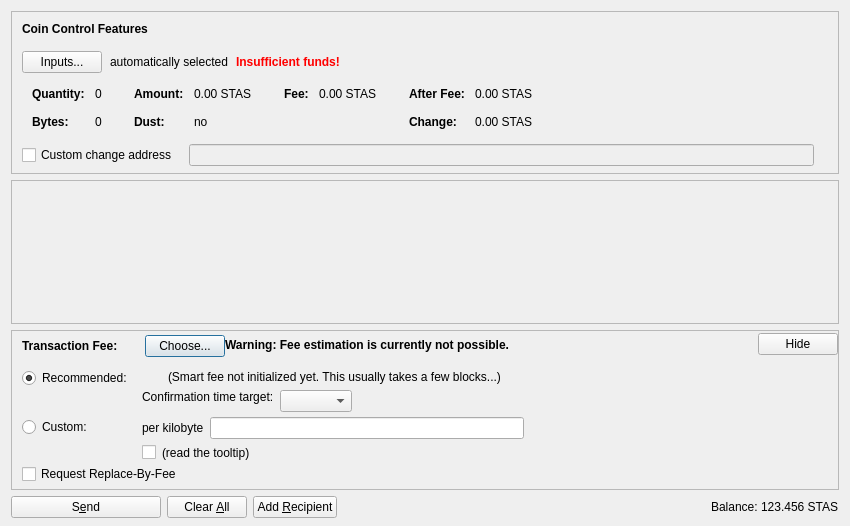
<?xml version="1.0" encoding="UTF-8"?>
<ui version="4.0">
 <class>SendCoinsDialog</class>
 <widget class="QDialog" name="SendCoinsDialog">
  <property name="geometry">
   <rect>
    <x>0</x>
    <y>0</y>
    <width>850</width>
    <height>526</height>
   </rect>
  </property>
  <property name="windowTitle">
   <string>Send Coins</string>
  </property>
  <layout class="QVBoxLayout" name="verticalLayout" stretch="0,1,0,0">
   <property name="bottomMargin">
    <number>8</number>
   </property>
   <item>
    <widget class="QFrame" name="frameCoinControl">
     <property name="sizePolicy">
      <sizepolicy hsizetype="Expanding" vsizetype="Expanding">
       <horstretch>0</horstretch>
       <verstretch>0</verstretch>
      </sizepolicy>
     </property>
     <property name="maximumSize">
      <size>
       <width>16777215</width>
       <height>16777215</height>
      </size>
     </property>
     <property name="frameShape">
      <enum>QFrame::StyledPanel</enum>
     </property>
     <property name="frameShadow">
      <enum>QFrame::Sunken</enum>
     </property>
     <layout class="QVBoxLayout" name="verticalLayoutCoinControl2">
      <property name="spacing">
       <number>0</number>
      </property>
      <property name="leftMargin">
       <number>0</number>
      </property>
      <property name="topMargin">
       <number>0</number>
      </property>
      <property name="rightMargin">
       <number>0</number>
      </property>
      <property name="bottomMargin">
       <number>6</number>
      </property>
      <item>
       <layout class="QVBoxLayout" name="verticalLayoutCoinControl" stretch="0,0,0,0,1">
        <property name="spacing">
         <number>0</number>
        </property>
        <property name="leftMargin">
         <number>10</number>
        </property>
        <property name="topMargin">
         <number>10</number>
        </property>
        <item>
         <layout class="QHBoxLayout" name="horizontalLayoutCoinControl1">
          <property name="bottomMargin">
           <number>15</number>
          </property>
          <item>
           <widget class="QLabel" name="labelCoinControlFeatures">
            <property name="sizePolicy">
             <sizepolicy hsizetype="Preferred" vsizetype="Maximum">
              <horstretch>0</horstretch>
              <verstretch>0</verstretch>
             </sizepolicy>
            </property>
            <property name="font">
             <font>
              <weight>75</weight>
              <bold>true</bold>
             </font>
            </property>
            <property name="styleSheet">
             <string notr="true">font-weight:bold;</string>
            </property>
            <property name="text">
             <string>Coin Control Features</string>
            </property>
           </widget>
          </item>
         </layout>
        </item>
        <item>
         <layout class="QHBoxLayout" name="horizontalLayoutCoinControl2" stretch="0,0,0,0">
          <property name="spacing">
           <number>8</number>
          </property>
          <property name="bottomMargin">
           <number>10</number>
          </property>
          <item>
           <widget class="QPushButton" name="pushButtonCoinControl">
            <property name="styleSheet">
             <string notr="true"/>
            </property>
            <property name="text">
             <string>Inputs...</string>
            </property>
            <property name="autoDefault">
             <bool>false</bool>
            </property>
           </widget>
          </item>
          <item>
           <widget class="QLabel" name="labelCoinControlAutomaticallySelected">
            <property name="text">
             <string>automatically selected</string>
            </property>
            <property name="margin">
             <number>5</number>
            </property>
           </widget>
          </item>
          <item>
           <widget class="QLabel" name="labelCoinControlInsuffFunds">
            <property name="font">
             <font>
              <weight>75</weight>
              <bold>true</bold>
             </font>
            </property>
            <property name="styleSheet">
             <string notr="true">color:red;font-weight:bold;</string>
            </property>
            <property name="text">
             <string>Insufficient funds!</string>
            </property>
            <property name="margin">
             <number>5</number>
            </property>
           </widget>
          </item>
          <item>
           <spacer name="horizontalSpacerCoinControl">
            <property name="orientation">
             <enum>Qt::Horizontal</enum>
            </property>
            <property name="sizeHint" stdset="0">
             <size>
              <width>40</width>
              <height>1</height>
             </size>
            </property>
           </spacer>
          </item>
         </layout>
        </item>
        <item>
         <widget class="QWidget" name="widgetCoinControl" native="true">
          <property name="sizePolicy">
           <sizepolicy hsizetype="Preferred" vsizetype="Preferred">
            <horstretch>0</horstretch>
            <verstretch>0</verstretch>
           </sizepolicy>
          </property>
          <property name="minimumSize">
           <size>
            <width>0</width>
            <height>0</height>
           </size>
          </property>
          <property name="styleSheet">
           <string notr="true"/>
          </property>
          <layout class="QHBoxLayout" name="horizontalLayoutCoinControl5">
           <property name="leftMargin">
            <number>0</number>
           </property>
           <property name="topMargin">
            <number>0</number>
           </property>
           <property name="rightMargin">
            <number>0</number>
           </property>
           <property name="bottomMargin">
            <number>0</number>
           </property>
           <item>
            <layout class="QHBoxLayout" name="horizontalLayoutCoinControl3" stretch="0,0,0,1">
             <property name="spacing">
              <number>20</number>
             </property>
             <property name="topMargin">
              <number>0</number>
             </property>
             <property name="bottomMargin">
              <number>10</number>
             </property>
             <item>
              <layout class="QFormLayout" name="formLayoutCoinControl1">
               <property name="horizontalSpacing">
                <number>10</number>
               </property>
               <property name="verticalSpacing">
                <number>14</number>
               </property>
               <property name="leftMargin">
                <number>10</number>
               </property>
               <property name="topMargin">
                <number>4</number>
               </property>
               <property name="rightMargin">
                <number>6</number>
               </property>
               <item row="0" column="0">
                <widget class="QLabel" name="labelCoinControlQuantityText">
                 <property name="font">
                  <font>
                   <weight>75</weight>
                   <bold>true</bold>
                  </font>
                 </property>
                 <property name="text">
                  <string>Quantity:</string>
                 </property>
                 <property name="margin">
                  <number>0</number>
                 </property>
                </widget>
               </item>
               <item row="0" column="1">
                <widget class="QLabel" name="labelCoinControlQuantity">
                 <property name="cursor">
                  <cursorShape>IBeamCursor</cursorShape>
                 </property>
                 <property name="contextMenuPolicy">
                  <enum>Qt::ActionsContextMenu</enum>
                 </property>
                 <property name="text">
                  <string notr="true">0</string>
                 </property>
                 <property name="margin">
                  <number>0</number>
                 </property>
                 <property name="textInteractionFlags">
                  <set>Qt::LinksAccessibleByMouse|Qt::TextSelectableByKeyboard|Qt::TextSelectableByMouse</set>
                 </property>
                </widget>
               </item>
               <item row="1" column="0">
                <widget class="QLabel" name="labelCoinControlBytesText">
                 <property name="font">
                  <font>
                   <weight>75</weight>
                   <bold>true</bold>
                  </font>
                 </property>
                 <property name="text">
                  <string>Bytes:</string>
                 </property>
                </widget>
               </item>
               <item row="1" column="1">
                <widget class="QLabel" name="labelCoinControlBytes">
                 <property name="cursor">
                  <cursorShape>IBeamCursor</cursorShape>
                 </property>
                 <property name="contextMenuPolicy">
                  <enum>Qt::ActionsContextMenu</enum>
                 </property>
                 <property name="text">
                  <string notr="true">0</string>
                 </property>
                 <property name="textInteractionFlags">
                  <set>Qt::LinksAccessibleByMouse|Qt::TextSelectableByKeyboard|Qt::TextSelectableByMouse</set>
                 </property>
                </widget>
               </item>
              </layout>
             </item>
             <item>
              <layout class="QFormLayout" name="formLayoutCoinControl2">
               <property name="horizontalSpacing">
                <number>10</number>
               </property>
               <property name="verticalSpacing">
                <number>14</number>
               </property>
               <property name="leftMargin">
                <number>6</number>
               </property>
               <property name="topMargin">
                <number>4</number>
               </property>
               <property name="rightMargin">
                <number>6</number>
               </property>
               <item row="0" column="0">
                <widget class="QLabel" name="labelCoinControlAmountText">
                 <property name="font">
                  <font>
                   <weight>75</weight>
                   <bold>true</bold>
                  </font>
                 </property>
                 <property name="text">
                  <string>Amount:</string>
                 </property>
                 <property name="margin">
                  <number>0</number>
                 </property>
                </widget>
               </item>
               <item row="0" column="1">
                <widget class="QLabel" name="labelCoinControlAmount">
                 <property name="cursor">
                  <cursorShape>IBeamCursor</cursorShape>
                 </property>
                 <property name="contextMenuPolicy">
                  <enum>Qt::ActionsContextMenu</enum>
                 </property>
                 <property name="text">
                  <string notr="true">0.00 STAS</string>
                 </property>
                 <property name="textInteractionFlags">
                  <set>Qt::LinksAccessibleByMouse|Qt::TextSelectableByKeyboard|Qt::TextSelectableByMouse</set>
                 </property>
                </widget>
               </item>
               <item row="1" column="0">
                <widget class="QLabel" name="labelCoinControlLowOutputText">
                 <property name="font">
                  <font>
                   <weight>75</weight>
                   <bold>true</bold>
                  </font>
                 </property>
                 <property name="text">
                  <string>Dust:</string>
                 </property>
                </widget>
               </item>
               <item row="1" column="1">
                <widget class="QLabel" name="labelCoinControlLowOutput">
                 <property name="cursor">
                  <cursorShape>IBeamCursor</cursorShape>
                 </property>
                 <property name="contextMenuPolicy">
                  <enum>Qt::ActionsContextMenu</enum>
                 </property>
                 <property name="text">
                  <string notr="true">no</string>
                 </property>
                 <property name="textInteractionFlags">
                  <set>Qt::LinksAccessibleByMouse|Qt::TextSelectableByKeyboard|Qt::TextSelectableByMouse</set>
                 </property>
                </widget>
               </item>
              </layout>
             </item>
             <item>
              <layout class="QFormLayout" name="formLayoutCoinControl3">
               <property name="horizontalSpacing">
                <number>10</number>
               </property>
               <property name="verticalSpacing">
                <number>14</number>
               </property>
               <property name="leftMargin">
                <number>6</number>
               </property>
               <property name="topMargin">
                <number>4</number>
               </property>
               <property name="rightMargin">
                <number>6</number>
               </property>
               <item row="0" column="0">
                <widget class="QLabel" name="labelCoinControlFeeText">
                 <property name="font">
                  <font>
                   <weight>75</weight>
                   <bold>true</bold>
                  </font>
                 </property>
                 <property name="text">
                  <string>Fee:</string>
                 </property>
                 <property name="margin">
                  <number>0</number>
                 </property>
                </widget>
               </item>
               <item row="0" column="1">
                <widget class="QLabel" name="labelCoinControlFee">
                 <property name="cursor">
                  <cursorShape>IBeamCursor</cursorShape>
                 </property>
                 <property name="contextMenuPolicy">
                  <enum>Qt::ActionsContextMenu</enum>
                 </property>
                 <property name="text">
                  <string notr="true">0.00 STAS</string>
                 </property>
                 <property name="textInteractionFlags">
                  <set>Qt::LinksAccessibleByMouse|Qt::TextSelectableByKeyboard|Qt::TextSelectableByMouse</set>
                 </property>
                </widget>
               </item>
              </layout>
             </item>
             <item>
              <layout class="QFormLayout" name="formLayoutCoinControl4">
               <property name="horizontalSpacing">
                <number>10</number>
               </property>
               <property name="verticalSpacing">
                <number>14</number>
               </property>
               <property name="leftMargin">
                <number>6</number>
               </property>
               <property name="topMargin">
                <number>4</number>
               </property>
               <property name="rightMargin">
                <number>6</number>
               </property>
               <item row="0" column="0">
                <widget class="QLabel" name="labelCoinControlAfterFeeText">
                 <property name="font">
                  <font>
                   <weight>75</weight>
                   <bold>true</bold>
                  </font>
                 </property>
                 <property name="text">
                  <string>After Fee:</string>
                 </property>
                 <property name="margin">
                  <number>0</number>
                 </property>
                </widget>
               </item>
               <item row="0" column="1">
                <widget class="QLabel" name="labelCoinControlAfterFee">
                 <property name="cursor">
                  <cursorShape>IBeamCursor</cursorShape>
                 </property>
                 <property name="contextMenuPolicy">
                  <enum>Qt::ActionsContextMenu</enum>
                 </property>
                 <property name="text">
                  <string notr="true">0.00 STAS</string>
                 </property>
                 <property name="textInteractionFlags">
                  <set>Qt::LinksAccessibleByMouse|Qt::TextSelectableByKeyboard|Qt::TextSelectableByMouse</set>
                 </property>
                </widget>
               </item>
               <item row="1" column="0">
                <widget class="QLabel" name="labelCoinControlChangeText">
                 <property name="font">
                  <font>
                   <weight>75</weight>
                   <bold>true</bold>
                  </font>
                 </property>
                 <property name="text">
                  <string>Change:</string>
                 </property>
                </widget>
               </item>
               <item row="1" column="1">
                <widget class="QLabel" name="labelCoinControlChange">
                 <property name="cursor">
                  <cursorShape>IBeamCursor</cursorShape>
                 </property>
                 <property name="contextMenuPolicy">
                  <enum>Qt::ActionsContextMenu</enum>
                 </property>
                 <property name="text">
                  <string notr="true">0.00 STAS</string>
                 </property>
                 <property name="textInteractionFlags">
                  <set>Qt::LinksAccessibleByMouse|Qt::TextSelectableByKeyboard|Qt::TextSelectableByMouse</set>
                 </property>
                </widget>
               </item>
              </layout>
             </item>
            </layout>
           </item>
          </layout>
         </widget>
        </item>
        <item>
         <layout class="QHBoxLayout" name="horizontalLayoutCoinControl4" stretch="0,0,0">
          <property name="spacing">
           <number>12</number>
          </property>
          <property name="sizeConstraint">
           <enum>QLayout::SetDefaultConstraint</enum>
          </property>
          <property name="topMargin">
           <number>5</number>
          </property>
          <property name="rightMargin">
           <number>5</number>
          </property>
          <item>
           <widget class="QCheckBox" name="checkBoxCoinControlChange">
            <property name="toolTip">
             <string>If this is activated, but the change address is empty or invalid, change will be sent to a newly generated address.</string>
            </property>
            <property name="text">
             <string>Custom change address</string>
            </property>
           </widget>
          </item>
          <item>
           <widget class="QValidatedLineEdit" name="lineEditCoinControlChange">
            <property name="enabled">
             <bool>false</bool>
            </property>
            <property name="sizePolicy">
             <sizepolicy hsizetype="Expanding" vsizetype="Fixed">
              <horstretch>0</horstretch>
              <verstretch>0</verstretch>
             </sizepolicy>
            </property>
           </widget>
          </item>
          <item>
           <widget class="QLabel" name="labelCoinControlChangeLabel">
            <property name="sizePolicy">
             <sizepolicy hsizetype="Preferred" vsizetype="Expanding">
              <horstretch>0</horstretch>
              <verstretch>0</verstretch>
             </sizepolicy>
            </property>
            <property name="minimumSize">
             <size>
              <width>0</width>
              <height>0</height>
             </size>
            </property>
            <property name="text">
             <string/>
            </property>
            <property name="margin">
             <number>3</number>
            </property>
           </widget>
          </item>
         </layout>
        </item>
        <item>
         <spacer name="verticalSpacerCoinControl">
          <property name="orientation">
           <enum>Qt::Vertical</enum>
          </property>
          <property name="sizeHint" stdset="0">
           <size>
            <width>800</width>
            <height>1</height>
           </size>
          </property>
         </spacer>
        </item>
       </layout>
      </item>
     </layout>
    </widget>
   </item>
   <item>
    <widget class="QScrollArea" name="scrollArea">
     <property name="widgetResizable">
      <bool>true</bool>
     </property>
     <widget class="QWidget" name="scrollAreaWidgetContents">
      <property name="geometry">
       <rect>
        <x>0</x>
        <y>0</y>
        <width>830</width>
        <height>104</height>
       </rect>
      </property>
      <layout class="QVBoxLayout" name="verticalLayout_2" stretch="0,1">
       <property name="leftMargin">
        <number>0</number>
       </property>
       <property name="topMargin">
        <number>0</number>
       </property>
       <property name="rightMargin">
        <number>0</number>
       </property>
       <property name="bottomMargin">
        <number>0</number>
       </property>
       <item>
        <layout class="QVBoxLayout" name="entries">
         <property name="spacing">
          <number>6</number>
         </property>
        </layout>
       </item>
       <item>
        <spacer name="verticalSpacer">
         <property name="orientation">
          <enum>Qt::Vertical</enum>
         </property>
         <property name="sizeHint" stdset="0">
          <size>
           <width>20</width>
           <height>40</height>
          </size>
         </property>
        </spacer>
       </item>
      </layout>
     </widget>
    </widget>
   </item>
   <item>
    <widget class="QFrame" name="frameFee">
     <property name="sizePolicy">
      <sizepolicy hsizetype="Expanding" vsizetype="Expanding">
       <horstretch>0</horstretch>
       <verstretch>0</verstretch>
      </sizepolicy>
     </property>
     <property name="maximumSize">
      <size>
       <width>16777215</width>
       <height>16777215</height>
      </size>
     </property>
     <property name="frameShape">
      <enum>QFrame::StyledPanel</enum>
     </property>
     <property name="frameShadow">
      <enum>QFrame::Sunken</enum>
     </property>
     <layout class="QVBoxLayout" name="verticalLayoutFee1">
      <property name="spacing">
       <number>0</number>
      </property>
      <property name="leftMargin">
       <number>0</number>
      </property>
      <property name="topMargin">
       <number>0</number>
      </property>
      <property name="rightMargin">
       <number>0</number>
      </property>
      <property name="bottomMargin">
       <number>0</number>
      </property>
      <item>
       <layout class="QVBoxLayout" name="verticalLayoutFee2" stretch="0,0,0">
        <property name="spacing">
         <number>0</number>
        </property>
        <property name="leftMargin">
         <number>10</number>
        </property>
        <property name="topMargin">
         <number>0</number>
        </property>
        <item>
         <layout class="QHBoxLayout" name="horizontalLayoutFee1">
          <property name="bottomMargin">
           <number>0</number>
          </property>
          <item>
           <layout class="QVBoxLayout" name="verticalLayoutFee7">
            <property name="spacing">
             <number>0</number>
            </property>
            <item>
             <spacer name="verticalSpacerSmartFee">
              <property name="orientation">
               <enum>Qt::Vertical</enum>
              </property>
              <property name="sizeType">
               <enum>QSizePolicy::Fixed</enum>
              </property>
              <property name="sizeHint" stdset="0">
               <size>
                <width>1</width>
                <height>4</height>
               </size>
              </property>
             </spacer>
            </item>
            <item>
             <layout class="QHBoxLayout" name="horizontalLayoutSmartFee">
              <property name="spacing">
               <number>10</number>
              </property>
              <item>
               <widget class="QLabel" name="labelFeeHeadline">
                <property name="sizePolicy">
                 <sizepolicy hsizetype="Preferred" vsizetype="Maximum">
                  <horstretch>0</horstretch>
                  <verstretch>0</verstretch>
                 </sizepolicy>
                </property>
                <property name="font">
                 <font>
                  <weight>75</weight>
                  <bold>true</bold>
                 </font>
                </property>
                <property name="styleSheet">
                 <string notr="true">font-weight:bold;</string>
                </property>
                <property name="text">
                 <string>Transaction Fee:</string>
                </property>
               </widget>
              </item>
              <item>
               <widget class="QLabel" name="labelFeeMinimized">
                <property name="text">
                 <string/>
                </property>
               </widget>
              </item>
              <item>
               <widget class="QPushButton" name="buttonChooseFee">
                <property name="text">
                 <string>Choose...</string>
                </property>
               </widget>
              </item>
             </layout>
            </item>
            <item>
             <spacer name="verticalSpacer_5">
              <property name="orientation">
               <enum>Qt::Vertical</enum>
              </property>
              <property name="sizeHint" stdset="0">
               <size>
                <width>1</width>
                <height>1</height>
               </size>
              </property>
             </spacer>
            </item>
           </layout>
          </item>
          <item>
           <widget class="QLabel" name="fallbackFeeWarningLabel">
            <property name="toolTip">
             <string>Using the fallbackfee can result in sending a transaction that will take several hours or days (or never) to confirm. Consider choosing your fee manually or wait until you have validated the complete chain.</string>
            </property>
            <property name="font">
            <font>
                <weight>75</weight>
                <bold>true</bold>
            </font>
            </property>
            <property name="text">
             <string>Warning: Fee estimation is currently not possible.</string>
            </property>
            <property name="wordWrap">
             <bool>false</bool>
            </property>
           </widget>
          </item>
          <item>
           <spacer name="horizontalSpacer_4">
            <property name="orientation">
             <enum>Qt::Horizontal</enum>
            </property>
            <property name="sizeType">
             <enum>QSizePolicy::MinimumExpanding</enum>
            </property>
            <property name="sizeHint" stdset="0">
             <size>
              <width>40</width>
              <height>20</height>
             </size>
            </property>
           </spacer>
          </item>
          <item>
           <widget class="QPushButton" name="buttonMinimizeFee">
            <property name="toolTip">
             <string>collapse fee-settings</string>
            </property>
            <property name="text">
             <string>Hide</string>
            </property>
           </widget>
          </item>
         </layout>
        </item>
        <item>
         <widget class="QFrame" name="frameFeeSelection">
          <layout class="QVBoxLayout" name="verticalLayoutFee12">
           <property name="spacing">
            <number>0</number>
           </property>
           <property name="leftMargin">
            <number>0</number>
           </property>
           <property name="topMargin">
            <number>0</number>
           </property>
           <property name="rightMargin">
            <number>0</number>
           </property>
           <property name="bottomMargin">
            <number>0</number>
           </property>
           <item>
            <layout class="QGridLayout" name="gridLayoutFee">
             <property name="topMargin">
              <number>10</number>
             </property>
             <property name="bottomMargin">
              <number>4</number>
             </property>
             <property name="horizontalSpacing">
              <number>10</number>
             </property>
             <property name="verticalSpacing">
              <number>4</number>
             </property>
             <item row="1" column="1">
              <layout class="QVBoxLayout" name="verticalLayoutFee8">
               <property name="spacing">
                <number>6</number>
               </property>
               <item>
                <layout class="QHBoxLayout" name="horizontalLayoutFee13">
                 <item>
                  <widget class="QLabel" name="labelCustomPerKilobyte">
                   <property name="toolTip">
                    <string>If the custom fee is set to 1000 satoshis and the transaction is only 250 bytes, then &quot;per kilobyte&quot; only pays 250 satoshis in fee, while &quot;total at least&quot; pays 1000 satoshis. For transactions bigger than a kilobyte both pay by kilobyte.</string>
                   </property>
                   <property name="text">
                    <string>per kilobyte</string>
                   </property>
                  </widget>
                 </item>
                 <item>
                  <widget class="StarshipshaAmountField" name="customFee"/>
                 </item>
                 <item>
                  <spacer name="horizontalSpacer_6">
                   <property name="orientation">
                    <enum>Qt::Horizontal</enum>
                   </property>
                   <property name="sizeHint" stdset="0">
                    <size>
                     <width>1</width>
                     <height>1</height>
                    </size>
                   </property>
                  </spacer>
                 </item>
                </layout>
               </item>
               <item>
                <layout class="QHBoxLayout" name="horizontalLayoutFee8">
                 <item>
                  <widget class="QCheckBox" name="checkBoxMinimumFee">
                   <property name="toolTip">
                    <string>Paying only the minimum fee is just fine as long as there is less transaction volume than space in the blocks. But be aware that this can end up in a never confirming transaction once there is more demand for starshipsha transactions than the network can process.</string>
                   </property>
                   <property name="text">
                    <string/>
                   </property>
                  </widget>
                 </item>
                 <item>
                  <widget class="QLabel" name="labelMinFeeWarning">
                   <property name="enabled">
                    <bool>true</bool>
                   </property>
                   <property name="toolTip">
                    <string>Paying only the minimum fee is just fine as long as there is less transaction volume than space in the blocks. But be aware that this can end up in a never confirming transaction once there is more demand for starshipsha transactions than the network can process.</string>
                   </property>
                   <property name="text">
                    <string>(read the tooltip)</string>
                   </property>
                   <property name="margin">
                    <number>5</number>
                   </property>
                  </widget>
                 </item>
                 <item>
                  <spacer name="horizontalSpacer_2">
                   <property name="orientation">
                    <enum>Qt::Horizontal</enum>
                   </property>
                   <property name="sizeHint" stdset="0">
                    <size>
                     <width>1</width>
                     <height>1</height>
                    </size>
                   </property>
                  </spacer>
                 </item>
                </layout>
               </item>
              </layout>
             </item>
             <item row="0" column="0">
              <layout class="QVBoxLayout" name="verticalLayoutFee4" stretch="0,1">
               <item>
                <widget class="QRadioButton" name="radioSmartFee">
                 <property name="text">
                  <string>Recommended:</string>
                 </property>
                 <property name="checked">
                  <bool>true</bool>
                 </property>
                 <attribute name="buttonGroup">
                  <string notr="true">groupFee</string>
                 </attribute>
                </widget>
               </item>
               <item>
                <spacer name="verticalSpacer_2">
                 <property name="orientation">
                  <enum>Qt::Vertical</enum>
                 </property>
                 <property name="sizeHint" stdset="0">
                  <size>
                   <width>1</width>
                   <height>1</height>
                  </size>
                 </property>
                </spacer>
               </item>
              </layout>
             </item>
             <item row="1" column="0">
              <layout class="QVBoxLayout" name="verticalLayoutFee9" stretch="0,1">
               <item>
                <widget class="QRadioButton" name="radioCustomFee">
                 <property name="text">
                  <string>Custom:</string>
                 </property>
                 <attribute name="buttonGroup">
                  <string notr="true">groupFee</string>
                 </attribute>
                </widget>
               </item>
               <item>
                <spacer name="verticalSpacer_6">
                 <property name="orientation">
                  <enum>Qt::Vertical</enum>
                 </property>
                 <property name="sizeHint" stdset="0">
                  <size>
                   <width>1</width>
                   <height>1</height>
                  </size>
                 </property>
                </spacer>
               </item>
              </layout>
             </item>
             <item row="0" column="1">
              <layout class="QVBoxLayout" name="verticalLayoutFee3" stretch="0,0,1">
               <property name="spacing">
                <number>6</number>
               </property>
               <property name="topMargin">
                <number>2</number>
               </property>
               <item>
                <layout class="QHBoxLayout" name="horizontalLayoutFee12">
                 <item>
                  <widget class="QLabel" name="labelSmartFee">
                   <property name="text">
                    <string/>
                   </property>
                   <property name="margin">
                    <number>2</number>
                   </property>
                  </widget>
                 </item>
                 <item>
                  <widget class="QLabel" name="labelFeeEstimation">
                   <property name="text">
                    <string/>
                   </property>
                  </widget>
                 </item>
                 <item>
                  <widget class="QLabel" name="labelSmartFee2">
                   <property name="text">
                    <string>(Smart fee not initialized yet. This usually takes a few blocks...)</string>
                   </property>
                   <property name="margin">
                    <number>2</number>
                   </property>
                  </widget>
                 </item>
                 <item>
                  <spacer name="horizontalSpacer_5">
                   <property name="orientation">
                    <enum>Qt::Horizontal</enum>
                   </property>
                   <property name="sizeHint" stdset="0">
                    <size>
                     <width>1</width>
                     <height>1</height>
                    </size>
                   </property>
                  </spacer>
                 </item>
                </layout>
               </item>
               <item>
                <layout class="QHBoxLayout" name="horizontalLayoutFee9">
                 <item>
                  <layout class="QVBoxLayout" name="verticalLayoutFee6">
                   <item>
                    <widget class="QLabel" name="labelSmartFee3">
                     <property name="text">
                      <string>Confirmation time target:</string>
                     </property>
                     <property name="margin">
                      <number>2</number>
                     </property>
                    </widget>
                   </item>
                   <item>
                    <spacer name="verticalSpacer_3">
                     <property name="orientation">
                      <enum>Qt::Vertical</enum>
                     </property>
                     <property name="sizeHint" stdset="0">
                      <size>
                       <width>1</width>
                       <height>1</height>
                      </size>
                     </property>
                    </spacer>
                   </item>
                  </layout>
                 </item>
                 <item>
                  <layout class="QVBoxLayout" name="verticalLayoutFee5">
                   <property name="rightMargin">
                    <number>30</number>
                   </property>
                   <item>
                    <layout class="QHBoxLayout" name="horizontalLayoutConfTarget">
                     <property name="bottomMargin">
                      <number>0</number>
                     </property>
                     <item>
                      <widget class="QComboBox" name="confTargetSelector"/>
                     </item>
                     <item>
                      <spacer name="horizontalSpacerConfTarget">
                       <property name="orientation">
                        <enum>Qt::Horizontal</enum>
                       </property>
                       <property name="sizeHint" stdset="0">
                        <size>
                         <width>40</width>
                         <height>20</height>
                        </size>
                       </property>
                      </spacer>
                     </item>
                    </layout>
                   </item>
                  </layout>
                 </item>
                </layout>
               </item>
               <item>
                <spacer name="verticalSpacer_4">
                 <property name="orientation">
                  <enum>Qt::Vertical</enum>
                 </property>
                 <property name="sizeHint" stdset="0">
                  <size>
                   <width>1</width>
                   <height>1</height>
                  </size>
                 </property>
                </spacer>
               </item>
              </layout>
             </item>
            </layout>
           </item>
           <item>
            <widget class="QCheckBox" name="optInRBF">
             <property name="text">
              <string>Request Replace-By-Fee</string>
             </property>
             <property name="toolTip">
              <string>Indicates that the sender may wish to replace this transaction with a new one paying higher fees (prior to being confirmed).</string>
             </property>
            </widget>
           </item>
          </layout>
         </widget>
        </item>
        <item>
         <spacer name="verticalSpacerFee">
          <property name="orientation">
           <enum>Qt::Vertical</enum>
          </property>
          <property name="sizeHint" stdset="0">
           <size>
            <width>40</width>
            <height>5</height>
           </size>
          </property>
         </spacer>
        </item>
       </layout>
      </item>
     </layout>
    </widget>
   </item>
   <item>
    <layout class="QHBoxLayout" name="horizontalLayout">
     <item>
      <widget class="QPushButton" name="sendButton">
       <property name="minimumSize">
        <size>
         <width>150</width>
         <height>0</height>
        </size>
       </property>
       <property name="toolTip">
        <string>Confirm the send action</string>
       </property>
       <property name="text">
        <string>S&amp;end</string>
       </property>
       <property name="icon">
        <iconset resource="../starshipsha.qrc">
         <normaloff>:/icons/send</normaloff>:/icons/send</iconset>
       </property>
       <property name="autoDefault">
        <bool>false</bool>
       </property>
       <property name="default">
        <bool>false</bool>
       </property>
      </widget>
     </item>
     <item>
      <widget class="QPushButton" name="clearButton">
       <property name="sizePolicy">
        <sizepolicy hsizetype="Minimum" vsizetype="Fixed">
         <horstretch>0</horstretch>
         <verstretch>0</verstretch>
        </sizepolicy>
       </property>
       <property name="toolTip">
        <string>Clear all fields of the form.</string>
       </property>
       <property name="text">
        <string>Clear &amp;All</string>
       </property>
       <property name="icon">
        <iconset resource="../starshipsha.qrc">
         <normaloff>:/icons/remove</normaloff>:/icons/remove</iconset>
       </property>
       <property name="autoDefault">
        <bool>false</bool>
       </property>
      </widget>
     </item>
     <item>
      <widget class="QPushButton" name="addButton">
       <property name="toolTip">
        <string>Send to multiple recipients at once</string>
       </property>
       <property name="text">
        <string>Add &amp;Recipient</string>
       </property>
       <property name="icon">
        <iconset resource="../starshipsha.qrc">
         <normaloff>:/icons/add</normaloff>:/icons/add</iconset>
       </property>
       <property name="autoDefault">
        <bool>false</bool>
       </property>
      </widget>
     </item>
     <item>
      <spacer name="horizontalSpacer">
       <property name="orientation">
        <enum>Qt::Horizontal</enum>
       </property>
       <property name="sizeHint" stdset="0">
        <size>
         <width>40</width>
         <height>20</height>
        </size>
       </property>
      </spacer>
     </item>
     <item>
      <layout class="QHBoxLayout" name="horizontalLayout_2">
       <property name="spacing">
        <number>3</number>
       </property>
       <item>
        <widget class="QLabel" name="label">
         <property name="sizePolicy">
          <sizepolicy hsizetype="Preferred" vsizetype="Fixed">
           <horstretch>0</horstretch>
           <verstretch>0</verstretch>
          </sizepolicy>
         </property>
         <property name="text">
          <string>Balance:</string>
         </property>
        </widget>
       </item>
       <item>
        <widget class="QLabel" name="labelBalance">
         <property name="sizePolicy">
          <sizepolicy hsizetype="Preferred" vsizetype="Fixed">
           <horstretch>0</horstretch>
           <verstretch>0</verstretch>
          </sizepolicy>
         </property>
         <property name="cursor">
          <cursorShape>IBeamCursor</cursorShape>
         </property>
         <property name="text">
          <string notr="true">123.456 STAS</string>
         </property>
         <property name="textInteractionFlags">
          <set>Qt::LinksAccessibleByMouse|Qt::TextSelectableByKeyboard|Qt::TextSelectableByMouse</set>
         </property>
        </widget>
       </item>
      </layout>
     </item>
    </layout>
   </item>
  </layout>
 </widget>
 <customwidgets>
  <customwidget>
   <class>QValidatedLineEdit</class>
   <extends>QLineEdit</extends>
   <header>qvalidatedlineedit.h</header>
  </customwidget>
  <customwidget>
   <class>StarshipshaAmountField</class>
   <extends>QLineEdit</extends>
   <header>starshipshaamountfield.h</header>
   <container>1</container>
  </customwidget>
 </customwidgets>
 <resources>
  <include location="../starshipsha.qrc"/>
 </resources>
 <connections/>
 <buttongroups>
  <buttongroup name="groupFee"/>
 </buttongroups>
</ui>
